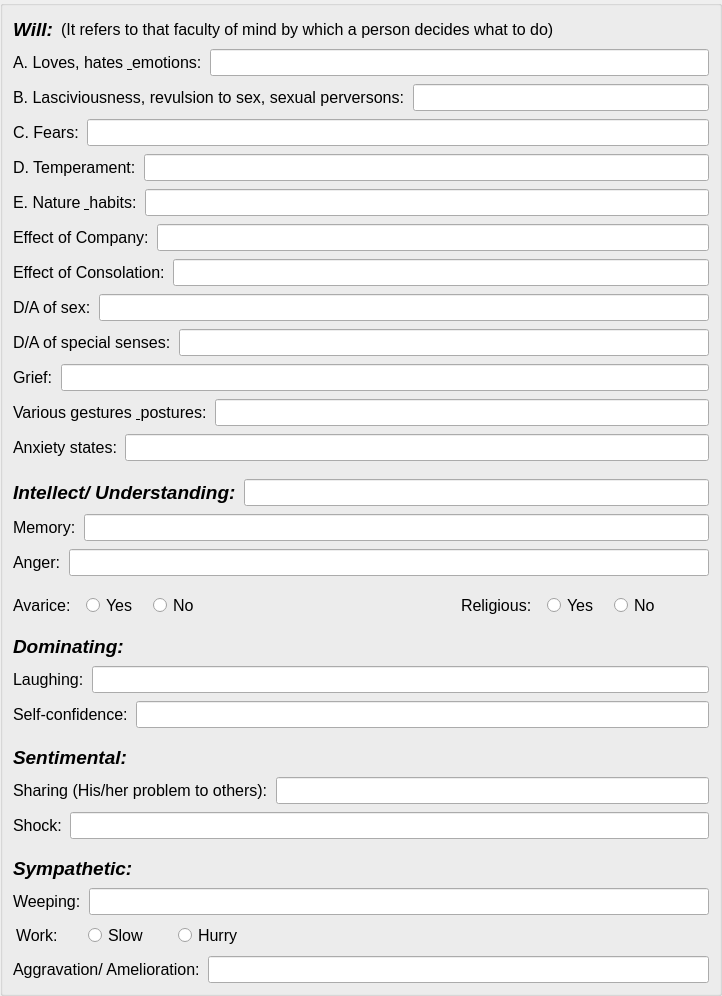
           <widget class="QGroupBox" name="groupBox_9">
            <property name="font">
             <font>
              <pointsize>12</pointsize>
             </font>
            </property>
            <layout class="QVBoxLayout" name="verticalLayout_26">
             <property name="spacing">
              <number>8</number>
             </property>
             <property name="leftMargin">
              <number>10</number>
             </property>
             <property name="topMargin">
              <number>12</number>
             </property>
             <property name="rightMargin">
              <number>10</number>
             </property>
             <property name="bottomMargin">
              <number>10</number>
             </property>
             <item>
              <layout class="QHBoxLayout" name="horizontalLayout_101">
               <item>
                <widget class="QLabel" name="will_label">
                 <property name="font">
                  <font>
                   <pointsize>14</pointsize>
                   <weight>75</weight>
                   <italic>true</italic>
                   <bold>true</bold>
                  </font>
                 </property>
                 <property name="text">
                  <string>Will:</string>
                 </property>
                </widget>
               </item>
               <item>
                <widget class="QLabel" name="will2_label">
                 <property name="font">
                  <font>
                   <pointsize>12</pointsize>
                  </font>
                 </property>
                 <property name="text">
                  <string>(It refers to that faculty of mind by which a person decides what to do)</string>
                 </property>
                </widget>
               </item>
               <item>
                <spacer name="horizontalSpacer_18">
                 <property name="font">
                  <font>
                   <pointsize>12</pointsize>
                  </font>
                 </property>
                 <property name="orientation">
                  <enum>Qt::Horizontal</enum>
                 </property>
                 <property name="sizeHint" stdset="0">
                  <size>
                   <width>40</width>
                   <height>20</height>
                  </size>
                 </property>
                </spacer>
               </item>
              </layout>
             </item>
             <item>
              <layout class="QHBoxLayout" name="horizontalLayout_102">
               <item>
                <widget class="QLabel" name="A_label">
                 <property name="font">
                  <font>
                   <pointsize>12</pointsize>
                  </font>
                 </property>
                 <property name="text">
                  <string>A. Loves, hates &amp; emotions:</string>
                 </property>
                 <property name="buddy">
                  <cstring>A_lineEdit</cstring>
                 </property>
                </widget>
               </item>
               <item>
                <widget class="QLineEdit" name="A_lineEdit">
                 <property name="font">
                  <font>
                   <pointsize>12</pointsize>
                  </font>
                 </property>
                </widget>
               </item>
              </layout>
             </item>
             <item>
              <layout class="QHBoxLayout" name="horizontalLayout_103">
               <item>
                <widget class="QLabel" name="B_label">
                 <property name="font">
                  <font>
                   <pointsize>12</pointsize>
                  </font>
                 </property>
                 <property name="text">
                  <string>B. Lasciviousness, revulsion to sex, sexual perversons:</string>
                 </property>
                 <property name="buddy">
                  <cstring>B_lineEdit</cstring>
                 </property>
                </widget>
               </item>
               <item>
                <widget class="QLineEdit" name="B_lineEdit">
                 <property name="font">
                  <font>
                   <pointsize>12</pointsize>
                  </font>
                 </property>
                </widget>
               </item>
              </layout>
             </item>
             <item>
              <layout class="QHBoxLayout" name="horizontalLayout_104">
               <item>
                <widget class="QLabel" name="C_label">
                 <property name="font">
                  <font>
                   <pointsize>12</pointsize>
                  </font>
                 </property>
                 <property name="text">
                  <string>C. Fears:</string>
                 </property>
                 <property name="buddy">
                  <cstring>C_lineEdit</cstring>
                 </property>
                </widget>
               </item>
               <item>
                <widget class="QLineEdit" name="C_lineEdit">
                 <property name="font">
                  <font>
                   <pointsize>12</pointsize>
                  </font>
                 </property>
                </widget>
               </item>
              </layout>
             </item>
             <item>
              <layout class="QHBoxLayout" name="horizontalLayout_105">
               <item>
                <widget class="QLabel" name="D_label">
                 <property name="font">
                  <font>
                   <pointsize>12</pointsize>
                  </font>
                 </property>
                 <property name="text">
                  <string>D. Temperament:</string>
                 </property>
                 <property name="buddy">
                  <cstring>D_lineEdit</cstring>
                 </property>
                </widget>
               </item>
               <item>
                <widget class="QLineEdit" name="D_lineEdit">
                 <property name="font">
                  <font>
                   <pointsize>12</pointsize>
                  </font>
                 </property>
                </widget>
               </item>
              </layout>
             </item>
             <item>
              <layout class="QHBoxLayout" name="horizontalLayout_106">
               <item>
                <widget class="QLabel" name="E_label">
                 <property name="font">
                  <font>
                   <pointsize>12</pointsize>
                  </font>
                 </property>
                 <property name="text">
                  <string>E. Nature &amp; habits:</string>
                 </property>
                 <property name="buddy">
                  <cstring>E_lineEdit</cstring>
                 </property>
                </widget>
               </item>
               <item>
                <widget class="QLineEdit" name="E_lineEdit">
                 <property name="font">
                  <font>
                   <pointsize>12</pointsize>
                  </font>
                 </property>
                </widget>
               </item>
              </layout>
             </item>
             <item>
              <layout class="QHBoxLayout" name="horizontalLayout_107">
               <item>
                <widget class="QLabel" name="effectCompany_label">
                 <property name="font">
                  <font>
                   <pointsize>12</pointsize>
                  </font>
                 </property>
                 <property name="text">
                  <string>Effect of Company:</string>
                 </property>
                 <property name="buddy">
                  <cstring>effectCompany_lineEdit</cstring>
                 </property>
                </widget>
               </item>
               <item>
                <widget class="QLineEdit" name="effectCompany_lineEdit">
                 <property name="font">
                  <font>
                   <pointsize>12</pointsize>
                  </font>
                 </property>
                </widget>
               </item>
              </layout>
             </item>
             <item>
              <layout class="QHBoxLayout" name="horizontalLayout_108">
               <item>
                <widget class="QLabel" name="effectConsolation_label">
                 <property name="font">
                  <font>
                   <pointsize>12</pointsize>
                  </font>
                 </property>
                 <property name="text">
                  <string>Effect of Consolation:</string>
                 </property>
                 <property name="buddy">
                  <cstring>effectConsolation_lineEdit</cstring>
                 </property>
                </widget>
               </item>
               <item>
                <widget class="QLineEdit" name="effectConsolation_lineEdit">
                 <property name="font">
                  <font>
                   <pointsize>12</pointsize>
                  </font>
                 </property>
                </widget>
               </item>
              </layout>
             </item>
             <item>
              <layout class="QHBoxLayout" name="horizontalLayout_109">
               <item>
                <widget class="QLabel" name="daSex_label">
                 <property name="font">
                  <font>
                   <pointsize>12</pointsize>
                  </font>
                 </property>
                 <property name="text">
                  <string>D/A of sex:</string>
                 </property>
                 <property name="buddy">
                  <cstring>daSex_lineEdit</cstring>
                 </property>
                </widget>
               </item>
               <item>
                <widget class="QLineEdit" name="daSex_lineEdit">
                 <property name="font">
                  <font>
                   <pointsize>12</pointsize>
                  </font>
                 </property>
                </widget>
               </item>
              </layout>
             </item>
             <item>
              <layout class="QHBoxLayout" name="horizontalLayout_110">
               <item>
                <widget class="QLabel" name="daSpecialsense_label">
                 <property name="font">
                  <font>
                   <pointsize>12</pointsize>
                  </font>
                 </property>
                 <property name="text">
                  <string>D/A of special senses:</string>
                 </property>
                 <property name="buddy">
                  <cstring>daSpecialSense_lineEdit</cstring>
                 </property>
                </widget>
               </item>
               <item>
                <widget class="QLineEdit" name="daSpecialSense_lineEdit">
                 <property name="font">
                  <font>
                   <pointsize>12</pointsize>
                  </font>
                 </property>
                </widget>
               </item>
              </layout>
             </item>
             <item>
              <layout class="QHBoxLayout" name="horizontalLayout_111">
               <item>
                <widget class="QLabel" name="grief_label">
                 <property name="font">
                  <font>
                   <pointsize>12</pointsize>
                  </font>
                 </property>
                 <property name="text">
                  <string>Grief:</string>
                 </property>
                 <property name="buddy">
                  <cstring>grief_lineEdit</cstring>
                 </property>
                </widget>
               </item>
               <item>
                <widget class="QLineEdit" name="grief_lineEdit">
                 <property name="font">
                  <font>
                   <pointsize>12</pointsize>
                  </font>
                 </property>
                </widget>
               </item>
              </layout>
             </item>
             <item>
              <layout class="QHBoxLayout" name="horizontalLayout_112">
               <item>
                <widget class="QLabel" name="gesturesPostures_label">
                 <property name="font">
                  <font>
                   <pointsize>12</pointsize>
                  </font>
                 </property>
                 <property name="text">
                  <string>Various gestures &amp; postures:</string>
                 </property>
                 <property name="buddy">
                  <cstring>gesturesPostures_lineEdit</cstring>
                 </property>
                </widget>
               </item>
               <item>
                <widget class="QLineEdit" name="gesturesPostures_lineEdit">
                 <property name="font">
                  <font>
                   <pointsize>12</pointsize>
                  </font>
                 </property>
                </widget>
               </item>
              </layout>
             </item>
             <item>
              <layout class="QHBoxLayout" name="horizontalLayout_113">
               <property name="bottomMargin">
                <number>10</number>
               </property>
               <item>
                <widget class="QLabel" name="anxiety_label">
                 <property name="font">
                  <font>
                   <pointsize>12</pointsize>
                  </font>
                 </property>
                 <property name="text">
                  <string>Anxiety states:</string>
                 </property>
                 <property name="buddy">
                  <cstring>anxiety_lineEdit</cstring>
                 </property>
                </widget>
               </item>
               <item>
                <widget class="QLineEdit" name="anxiety_lineEdit">
                 <property name="font">
                  <font>
                   <pointsize>12</pointsize>
                  </font>
                 </property>
                </widget>
               </item>
              </layout>
             </item>
             <item>
              <layout class="QHBoxLayout" name="horizontalLayout_114">
               <item>
                <widget class="QLabel" name="intellect_label">
                 <property name="font">
                  <font>
                   <pointsize>14</pointsize>
                   <weight>75</weight>
                   <italic>true</italic>
                   <bold>true</bold>
                  </font>
                 </property>
                 <property name="text">
                  <string>Intellect/ Understanding:</string>
                 </property>
                 <property name="buddy">
                  <cstring>intellect_lineEdit</cstring>
                 </property>
                </widget>
               </item>
               <item>
                <widget class="QLineEdit" name="intellect_lineEdit">
                 <property name="font">
                  <font>
                   <pointsize>12</pointsize>
                  </font>
                 </property>
                </widget>
               </item>
              </layout>
             </item>
             <item>
              <layout class="QHBoxLayout" name="horizontalLayout_115">
               <item>
                <widget class="QLabel" name="memory_label">
                 <property name="font">
                  <font>
                   <pointsize>12</pointsize>
                  </font>
                 </property>
                 <property name="text">
                  <string>Memory:</string>
                 </property>
                 <property name="buddy">
                  <cstring>memory_lineEdit</cstring>
                 </property>
                </widget>
               </item>
               <item>
                <widget class="QLineEdit" name="memory_lineEdit">
                 <property name="font">
                  <font>
                   <pointsize>12</pointsize>
                  </font>
                 </property>
                </widget>
               </item>
              </layout>
             </item>
             <item>
              <layout class="QHBoxLayout" name="horizontalLayout_116">
               <item>
                <widget class="QLabel" name="anger_label">
                 <property name="font">
                  <font>
                   <pointsize>12</pointsize>
                  </font>
                 </property>
                 <property name="text">
                  <string>Anger:</string>
                 </property>
                 <property name="buddy">
                  <cstring>anger_lineEdit</cstring>
                 </property>
                </widget>
               </item>
               <item>
                <widget class="QLineEdit" name="anger_lineEdit">
                 <property name="font">
                  <font>
                   <pointsize>12</pointsize>
                  </font>
                 </property>
                </widget>
               </item>
              </layout>
             </item>
             <item>
              <layout class="QHBoxLayout" name="horizontalLayout_117">
               <property name="spacing">
                <number>250</number>
               </property>
               <item>
                <layout class="QHBoxLayout" name="horizontalLayout_118">
                 <property name="spacing">
                  <number>15</number>
                 </property>
                 <item>
                  <widget class="QLabel" name="avarice_label">
                   <property name="font">
                    <font>
                     <pointsize>12</pointsize>
                    </font>
                   </property>
                   <property name="text">
                    <string>Avarice:</string>
                   </property>
                  </widget>
                 </item>
                 <item>
                  <widget class="QRadioButton" name="yes_radioButton">
                   <property name="font">
                    <font>
                     <pointsize>12</pointsize>
                    </font>
                   </property>
                   <property name="text">
                    <string>Yes</string>
                   </property>
                  </widget>
                 </item>
                 <item>
                  <widget class="QRadioButton" name="no_radioButton">
                   <property name="font">
                    <font>
                     <pointsize>12</pointsize>
                    </font>
                   </property>
                   <property name="text">
                    <string>No</string>
                   </property>
                  </widget>
                 </item>
                </layout>
               </item>
               <item>
                <widget class="QWidget" name="widget2" native="true">
                 <layout class="QHBoxLayout" name="horizontalLayout_119">
                  <property name="spacing">
                   <number>15</number>
                  </property>
                  <item>
                   <widget class="QLabel" name="religiouos_label">
                    <property name="font">
                     <font>
                      <pointsize>12</pointsize>
                     </font>
                    </property>
                    <property name="text">
                     <string>Religious:</string>
                    </property>
                    <property name="indent">
                     <number>3</number>
                    </property>
                   </widget>
                  </item>
                  <item>
                   <widget class="QRadioButton" name="yes2_radioButton">
                    <property name="font">
                     <font>
                      <pointsize>12</pointsize>
                     </font>
                    </property>
                    <property name="text">
                     <string>Yes</string>
                    </property>
                   </widget>
                  </item>
                  <item>
                   <widget class="QRadioButton" name="no2_radioButton">
                    <property name="font">
                     <font>
                      <pointsize>12</pointsize>
                     </font>
                    </property>
                    <property name="text">
                     <string>No</string>
                    </property>
                   </widget>
                  </item>
                 </layout>
                </widget>
               </item>
               <item>
                <spacer name="horizontalSpacer_19">
                 <property name="font">
                  <font>
                   <pointsize>12</pointsize>
                  </font>
                 </property>
                 <property name="orientation">
                  <enum>Qt::Horizontal</enum>
                 </property>
                 <property name="sizeHint" stdset="0">
                  <size>
                   <width>40</width>
                   <height>20</height>
                  </size>
                 </property>
                </spacer>
               </item>
              </layout>
             </item>
             <item>
              <widget class="QLabel" name="dominating_label">
               <property name="font">
                <font>
                 <pointsize>14</pointsize>
                 <weight>75</weight>
                 <italic>true</italic>
                 <bold>true</bold>
                </font>
               </property>
               <property name="text">
                <string>Dominating:</string>
               </property>
              </widget>
             </item>
             <item>
              <layout class="QHBoxLayout" name="horizontalLayout_120">
               <item>
                <widget class="QLabel" name="laughing_label">
                 <property name="font">
                  <font>
                   <pointsize>12</pointsize>
                  </font>
                 </property>
                 <property name="text">
                  <string>Laughing:</string>
                 </property>
                 <property name="buddy">
                  <cstring>laughing_lineEdit</cstring>
                 </property>
                </widget>
               </item>
               <item>
                <widget class="QLineEdit" name="laughing_lineEdit">
                 <property name="font">
                  <font>
                   <pointsize>12</pointsize>
                  </font>
                 </property>
                </widget>
               </item>
              </layout>
             </item>
             <item>
              <layout class="QHBoxLayout" name="horizontalLayout_121">
               <property name="bottomMargin">
                <number>10</number>
               </property>
               <item>
                <widget class="QLabel" name="selfConfidence_label">
                 <property name="font">
                  <font>
                   <pointsize>12</pointsize>
                  </font>
                 </property>
                 <property name="text">
                  <string>Self-confidence:</string>
                 </property>
                 <property name="buddy">
                  <cstring>selfConfidence_lineEdit</cstring>
                 </property>
                </widget>
               </item>
               <item>
                <widget class="QLineEdit" name="selfConfidence_lineEdit">
                 <property name="font">
                  <font>
                   <pointsize>12</pointsize>
                  </font>
                 </property>
                </widget>
               </item>
              </layout>
             </item>
             <item>
              <widget class="QLabel" name="sentimental_label">
               <property name="font">
                <font>
                 <pointsize>14</pointsize>
                 <weight>75</weight>
                 <italic>true</italic>
                 <bold>true</bold>
                </font>
               </property>
               <property name="text">
                <string>Sentimental:</string>
               </property>
              </widget>
             </item>
             <item>
              <layout class="QHBoxLayout" name="horizontalLayout_122">
               <item>
                <widget class="QLabel" name="sharing_label">
                 <property name="font">
                  <font>
                   <pointsize>12</pointsize>
                  </font>
                 </property>
                 <property name="text">
                  <string>Sharing (His/her problem to others):</string>
                 </property>
                 <property name="buddy">
                  <cstring>sharing_lineEdit</cstring>
                 </property>
                </widget>
               </item>
               <item>
                <widget class="QLineEdit" name="sharing_lineEdit">
                 <property name="font">
                  <font>
                   <pointsize>12</pointsize>
                  </font>
                 </property>
                </widget>
               </item>
              </layout>
             </item>
             <item>
              <layout class="QHBoxLayout" name="horizontalLayout_123">
               <property name="bottomMargin">
                <number>10</number>
               </property>
               <item>
                <widget class="QLabel" name="shock_label">
                 <property name="font">
                  <font>
                   <pointsize>12</pointsize>
                  </font>
                 </property>
                 <property name="text">
                  <string>Shock:</string>
                 </property>
                 <property name="buddy">
                  <cstring>shock_lineEdit</cstring>
                 </property>
                </widget>
               </item>
               <item>
                <widget class="QLineEdit" name="shock_lineEdit">
                 <property name="font">
                  <font>
                   <pointsize>12</pointsize>
                  </font>
                 </property>
                </widget>
               </item>
              </layout>
             </item>
             <item>
              <widget class="QLabel" name="sympathetic_label">
               <property name="font">
                <font>
                 <pointsize>14</pointsize>
                 <weight>75</weight>
                 <italic>true</italic>
                 <bold>true</bold>
                </font>
               </property>
               <property name="text">
                <string>Sympathetic:</string>
               </property>
              </widget>
             </item>
             <item>
              <layout class="QHBoxLayout" name="horizontalLayout_124">
               <item>
                <widget class="QLabel" name="weeping_label">
                 <property name="font">
                  <font>
                   <pointsize>12</pointsize>
                  </font>
                 </property>
                 <property name="text">
                  <string>Weeping:</string>
                 </property>
                 <property name="buddy">
                  <cstring>weeping_lineEdit</cstring>
                 </property>
                </widget>
               </item>
               <item>
                <widget class="QLineEdit" name="weeping_lineEdit">
                 <property name="font">
                  <font>
                   <pointsize>12</pointsize>
                  </font>
                 </property>
                </widget>
               </item>
              </layout>
             </item>
             <item>
              <widget class="QWidget" name="widget1" native="true">
               <property name="focusPolicy">
                <enum>Qt::NoFocus</enum>
               </property>
               <layout class="QHBoxLayout" name="horizontalLayout_125">
                <property name="spacing">
                 <number>30</number>
                </property>
                <property name="leftMargin">
                 <number>0</number>
                </property>
                <property name="topMargin">
                 <number>0</number>
                </property>
                <property name="rightMargin">
                 <number>0</number>
                </property>
                <property name="bottomMargin">
                 <number>0</number>
                </property>
                <item>
                 <widget class="QLabel" name="work_label">
                  <property name="font">
                   <font>
                    <pointsize>12</pointsize>
                   </font>
                  </property>
                  <property name="text">
                   <string>Work:</string>
                  </property>
                  <property name="indent">
                   <number>3</number>
                  </property>
                 </widget>
                </item>
                <item>
                 <widget class="QRadioButton" name="slow_radioButton">
                  <property name="font">
                   <font>
                    <pointsize>12</pointsize>
                   </font>
                  </property>
                  <property name="text">
                   <string>Slow</string>
                  </property>
                 </widget>
                </item>
                <item>
                 <widget class="QRadioButton" name="hurry_radioButton">
                  <property name="font">
                   <font>
                    <pointsize>12</pointsize>
                   </font>
                  </property>
                  <property name="text">
                   <string>Hurry</string>
                  </property>
                 </widget>
                </item>
                <item>
                 <spacer name="horizontalSpacer_20">
                  <property name="font">
                   <font>
                    <pointsize>12</pointsize>
                   </font>
                  </property>
                  <property name="orientation">
                   <enum>Qt::Horizontal</enum>
                  </property>
                  <property name="sizeHint" stdset="0">
                   <size>
                    <width>40</width>
                    <height>20</height>
                   </size>
                  </property>
                 </spacer>
                </item>
               </layout>
              </widget>
             </item>
             <item>
              <layout class="QHBoxLayout" name="horizontalLayout_126">
               <item>
                <widget class="QLabel" name="aggravation_label">
                 <property name="font">
                  <font>
                   <pointsize>12</pointsize>
                  </font>
                 </property>
                 <property name="text">
                  <string>Aggravation/ Amelioration:</string>
                 </property>
                 <property name="buddy">
                  <cstring>aggravation_lineEdit</cstring>
                 </property>
                </widget>
               </item>
               <item>
                <widget class="QLineEdit" name="aggravation_lineEdit">
                 <property name="font">
                  <font>
                   <pointsize>12</pointsize>
                  </font>
                 </property>
                </widget>
               </item>
              </layout>
             </item>
            </layout>
           </widget>
